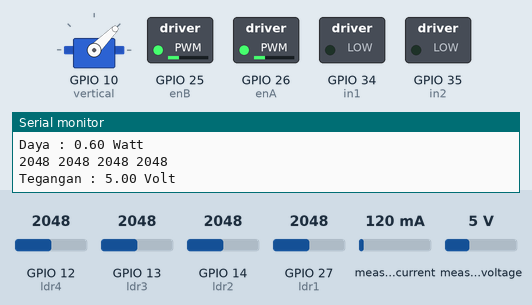
Recording of a sketch running on a simulated ESP32. On the bench: servo, switched loads named in the sketch (green lamp = pin HIGH), the last lines printed to the serial monitor. Inputs (shaded band) come from the test bench; at power-on: GPIO 12 (ldr4) = 2048, GPIO 13 (ldr3) = 2048, GPIO 14 (ldr2) = 2048, GPIO 27 (ldr1) = 2048, measured current 120 mA, measured voltage 5 V.

Above: at 4.2 s.
4.3 s: GPIO 12 (ldr4) set to 2016
At 4.7 s:
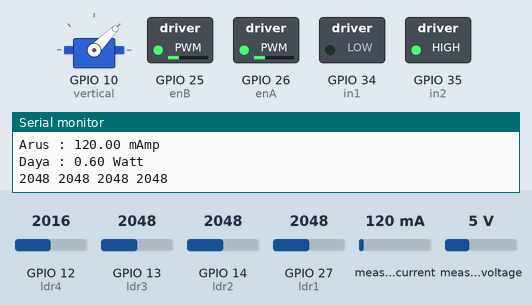
5.8 s: GPIO 13 (ldr3) set to 1967
At 7.4 s:
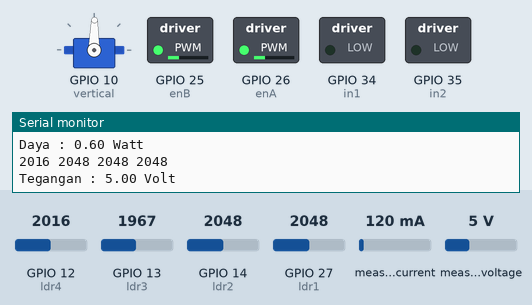
8.8 s: GPIO 14 (ldr2) set to 2037
At 10.0 s:
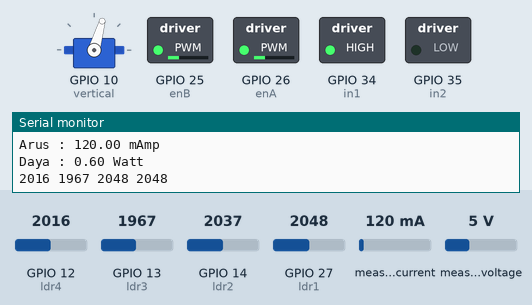
10.3 s: GPIO 27 (ldr1) set to 2866
At 11.86 s:
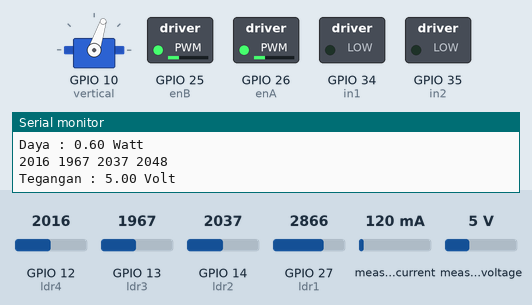
13.3 s: measured current set to 40 mA
Timing chart, 0 to 18.4 s (numbered marks = the images above; inputs shaded):
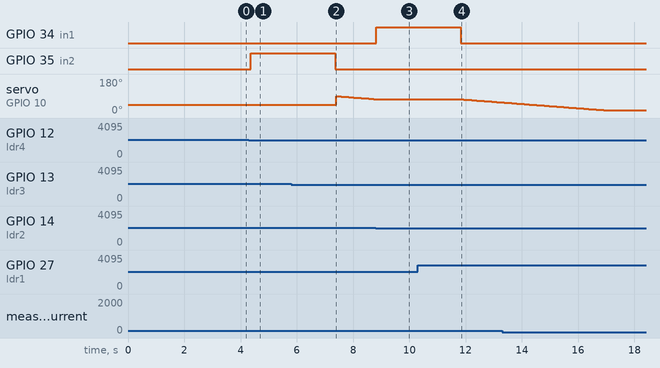

Measured:
- the behaviour switches between 2048 and 2047 on GPIO 12 (ldr4) (found by bisection; images 0 and 1)
- the behaviour switches between 2018 and 2017 on GPIO 13 (ldr3) (found by bisection; images 1 and 2)
- the behaviour switches between 2038 and 2037 on GPIO 14 (ldr2) (found by bisection; images 2 and 3)
- after the input at 4.3 s, GPIO 35 (in2): LOW → HIGH after 0.07 s
- after the input at 5.8 s, GPIO 35 (in2): goes on until 7.4 s, then stays LOW
- after the input at 8.8 s, GPIO 34 (in1): LOW → HIGH at once; servo on GPIO 10 (vertical): stays 74° (without the input it goes to 73° after 0.03 s)
- after the input at 10.3 s, GPIO 34 (in1): goes on until 11.8 s, then stays LOW

The sketch:

Solar_Panel_MotorDC.ino
```cpp
// #include <WiFi.h>
// #include <ThingSpeak.h>
#include "Wire.h"
#include <ESP32_Servo.h>
#include <Adafruit_INA219.h>

#define enA 26
#define enB 25
#define in1 34
#define in2 35
#define ldr1 27 //LDR top left - BOTTOM LEFT    <--- BDG
#define ldr2 14 //LDR top rigt - BOTTOM RIGHT
#define ldr3 13 //LDR down left - TOP LEFT
#define ldr4 12 //ldr down rigt - TOP RIGHT

// const char* ssid = "****";   // your network SSID (name)
// const char* password = "REPLACE_WITH_YOUR_PASSWORD";   // your network password
// WiFiClient  client;

// unsigned long myChannelNumber = X;
// const char * myWriteAPIKey = "XXXXXXXXXXXXXXXX";

// Alamat Sensor INA219 (Tegangan, Arus, Daya)
const int INA_addr = 0x40;  // INA219 address
Adafruit_INA219 ina219(INA_addr);

Servo vertical;   // vertical servo
int servoy = 90;    //   90;     // stand vertical servo
int servoyLimitHigh = 120;
int servoyLimitLow = 15;

int Stop = 20;
int MotorB1 = 0;
int MotorB2 = 0;

// Nilai Awal Sensor INA219
float tegangan = 00;
float arus = 00; // diukur menggunakan MiliAmpere
float daya = 00;

void setup() {
  Serial.begin(9600);

  // Deklarasiin Sensor LDR
  pinMode(ldr1, INPUT);
  pinMode(ldr2, INPUT);
  pinMode(ldr3, INPUT);
  pinMode(ldr4, INPUT);

// Deklarasiin Motor DC
  pinMode(enA, OUTPUT);
  pinMode(enB, OUTPUT);
  pinMode(in1, OUTPUT);
  pinMode(in2, OUTPUT);
  MotorB1 = 70; //0-255
  MotorB2 = 70; //0-255
  analogWrite(enA, MotorB1);
  analogWrite(enB, MotorB2);

// servo y
  vertical.attach(10);
  vertical.write(45);

  delay(3000);


// Inisasi Sensor INA219
  ina219.begin();
}

void loop() {
  int TL = analogRead(ldr4); // top left
  int TR = analogRead(ldr3); // top right
  int DL = analogRead(ldr2); // down left
  int DR = analogRead(ldr1); // down rigt

  int avgT = (TL + TR) / 2; // average value top
  int avgD = (DL + DR) / 2; // average value down
  int avgL = (TL + DL) / 2; // average value left
  int avgR = (TR + DR) / 2; // average value right

  int dvert = abs(avgT - avgD); // check the diffirence of up and down
  int dhoriz = abs(avgL - avgR);// check the diffirence og left and rigt

// Horizontal Angle (Sumbu X)
  if (dhoriz < Stop){
    if (avgL > avgR){
      digitalWrite(in1, HIGH);
      digitalWrite(in2, LOW);
      delay(3000);
      digitalWrite(in1, LOW);
      digitalWrite(in2, LOW);
    }
    else if (avgL < avgR){
      digitalWrite(in1, LOW);
      digitalWrite(in2, HIGH);
      delay(3000);
      digitalWrite(in1, LOW);
      digitalWrite(in2, LOW);
    }
  }

// Verikal Angle (Sumbu Y)
  if (-1*Stop > dvert || dvert > Stop) {// check if the diffirence is in the tolerance else change vertical angle
    if (avgT > avgD){
      servoy = ++servoy;
      if (servoy > servoyLimitHigh) {
        servoy = servoyLimitHigh;
      }
    }
    else if (avgT < avgD){
      servoy= --servoy;
      if (servoy < servoyLimitLow){
        servoy = servoyLimitLow;
      }
    }
    vertical.write(servoy);
  }

// Sensor INA219
  tegangan = ina219.getBusVoltage_V(); //command untuk pembacaan tegangan
  arus = ina219.getCurrent_mA(); //command untuk pembacaan arus
  daya = tegangan * (arus/1000); //rumus untuk mendapatkan nilai watt

  Serial.print("Tegangan : ");
  Serial.print(tegangan);
  Serial.println(" Volt");
  Serial.print("Arus : ");
  Serial.print(arus);
  Serial.println(" mAmp");
  Serial.print("Daya : ");
  Serial.print(daya);
  Serial.println(" Watt");

  Serial.println("");

  Serial.print(TL);
  Serial.print(" ");
  Serial.print(TR);
  Serial.print(" ");
  Serial.print(DL);
  Serial.print(" ");
  Serial.print(DR);
  Serial.println("   ");
}
```
